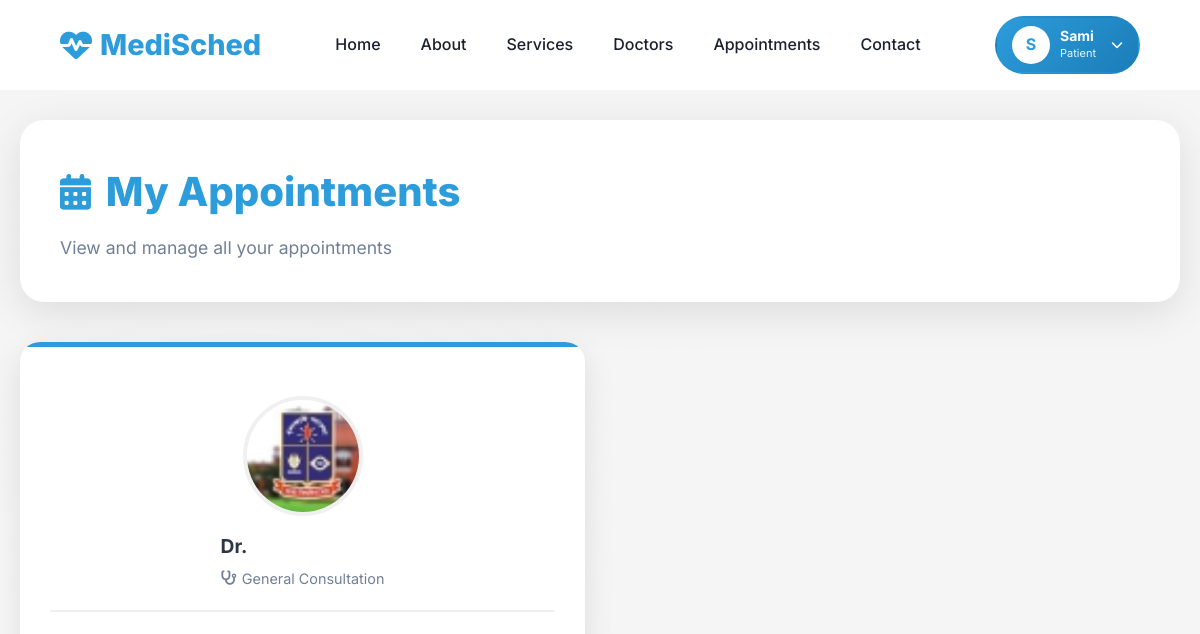
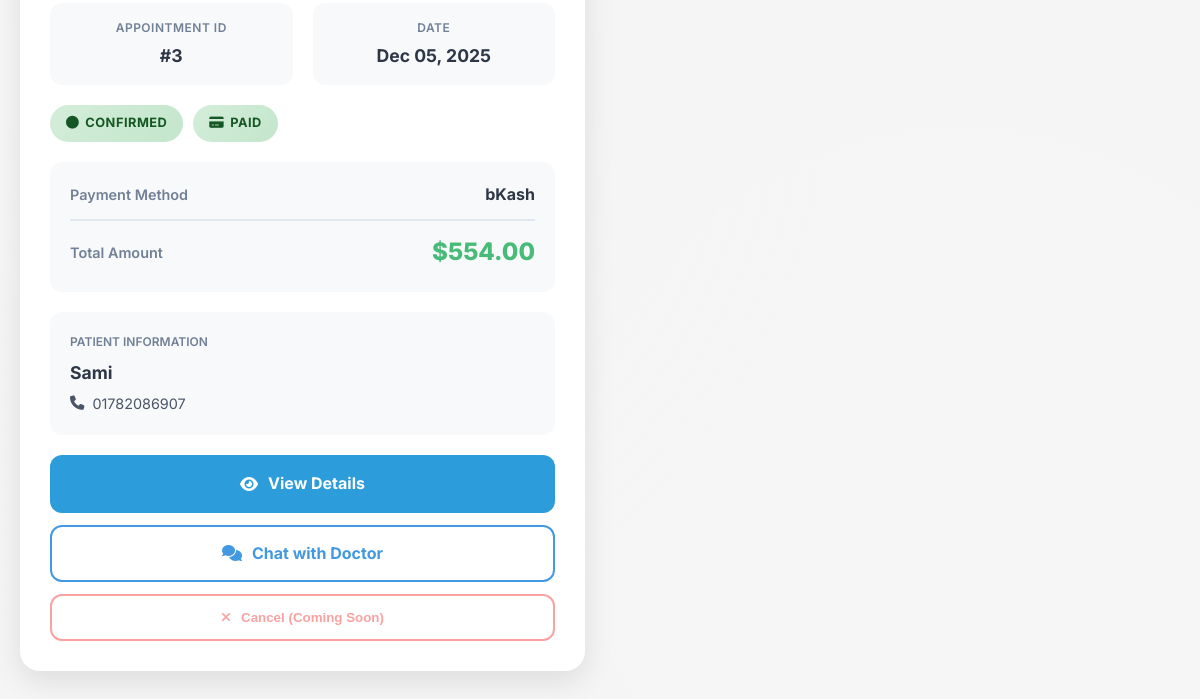
The page /appointment/my-appointments/ (signed in) on the database as committed earlier (2 pictures, top to bottom).
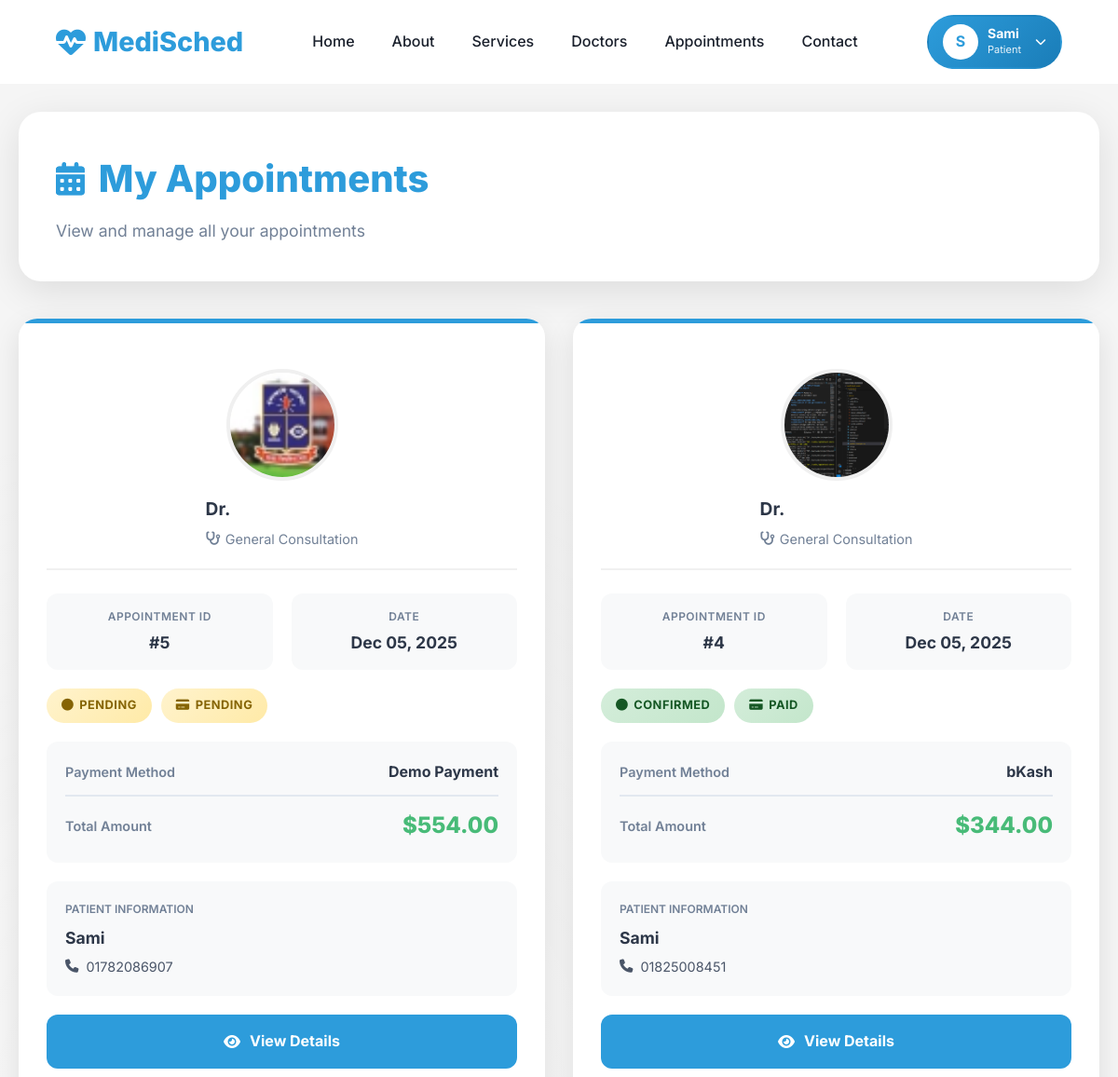
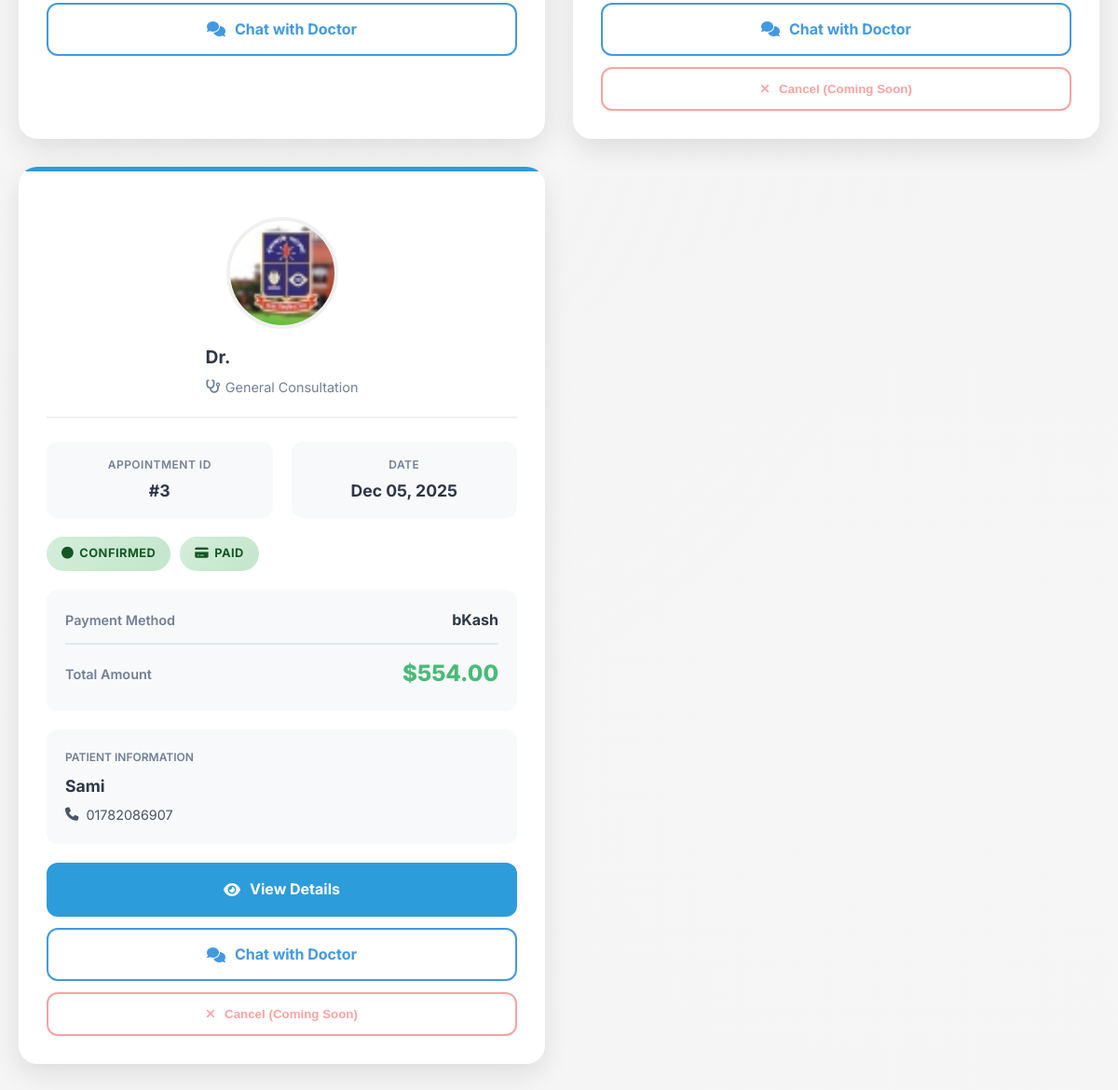
The same page on the database as committed later (2 pictures, top to bottom).
### users/models.py (models this page shows, shortened)
class CustomUser(AbstractUser):
    ROLE_PATIENT = 'patient'
    ROLE_DOCTOR = 'doctor'
    ROLE_CHOICES = [
        (ROLE_PATIENT, 'Patient'),
        (ROLE_DOCTOR, 'Doctor'),
    ]
    role = models.CharField(max_length=10, choices=ROLE_CHOICES, default=ROLE_PATIENT)
    phone = models.CharField(max_length=20, blank=True)
    location = models.CharField(max_length=150, blank=True)

### appointment/models.py (models this page shows, shortened)
class Appointment(models.Model):
    APPOINTMENT_STATUS = (
        ('pending', 'Pending'),
        ('confirmed', 'Confirmed'),
        ('completed', 'Completed'),
        ('cancelled', 'Cancelled'),
    )
    PAYMENT_STATUS = (
        ('pending', 'Pending'),
        ('paid', 'Paid'),
        ('failed', 'Failed'),
        ('refunded', 'Refunded'),
    )
    PAYMENT_METHODS = (
        ('bkash', 'bKash'),
        ('nagad', 'Nagad'),
        ('card', 'Card'),
        ('mobile_banking', 'Mobile Banking'),
    )
    CONSULTATION_TYPES = (
        ('instant', 'Instant Video Consultation'),
        ('scheduled', 'Scheduled Appointment'),
    )
    patient = models.ForeignKey(settings.AUTH_USER_MODEL, on_delete=models.CASCADE, related_name='appointments')
    doctor = models.ForeignKey(Doctor, on_delete=models.CASCADE, related_name='appointments')
    patient_phone = models.CharField(max_length=15)
    patient_name = models.CharField(max_length=100, blank=True)
    patient_age = models.PositiveIntegerField(null=True, blank=True)
    patient_gender = models.CharField(max_length=10, choices=[('male', 'Male'), ('female', 'Female'), ('other', 'Other')], blank=True)
    appointment_type = models.CharField(max_length=20, choices=CONSULTATION_TYPES, default='scheduled')
    consultation_type = models.CharField(max_length=20, choices=[('general', 'General'), ('special', 'Special')])
    appointment_date = models.DateTimeField(null=True, blank=True)
    preferred_time = models.CharField(max_length=50, blank=True)
    consultation_fee = models.DecimalField(max_digits=10, decimal_places=2, default=0)
    vat_amount = models.DecimalField(max_digits=10, decimal_places=2, default=0)
    platform_fee = models.DecimalField(max_digits=10, decimal_places=2, default=29.00)
    total_amount = models.DecimalField(max_digits=10, decimal_places=2, default=0)
    payment_method = models.CharField(max_length=20, choices=PAYMENT_METHODS, blank=True, null=True)
    payment_status = models.CharField(max_length=20, choices=PAYMENT_STATUS, default='pending')
    transaction_id = models.CharField(max_length=100, blank=True)
    status = models.CharField(max_length=20, choices=APPOINTMENT_STATUS, default='pending')
    symptoms = models.TextField(blank=True)
    previous_prescriptions = models.FileField(upload_to='prescriptions/', blank=True, null=True)
    patient_test_reports = models.FileField(upload_to='test_reports/', blank=True, null=True, verbose_name='Test Reports')
    created_at = models.DateTimeField(auto_now_add=True)
    updated_at = models.DateTimeField(auto_now=True)

### doctor/models.py (models this page shows, shortened)
class Doctor(models.Model):
    user = models.OneToOneField(CustomUser, on_delete=models.CASCADE, related_name='doctor_profile')
    about = models.TextField(blank=True, null=True)
    bmdc_number = models.CharField(max_length=255, blank=True, null=True)
    qualification = models.CharField(max_length=255, blank=True, null=True)
    total_experience = models.PositiveIntegerField(default=0)  # Only non-negative numbers
    working_hours = models.JSONField(blank=True, null=True)  # e.g., {"Mon": "9-5", "Tue": "10-4"}
    profile_image = models.ImageField(upload_to='doctor_profiles/', blank=True, null=True)
    is_verified = models.BooleanField(default=False)
    division = models.ForeignKey(Division, on_delete=models.SET_NULL, null=True, blank=True)
    district = models.ForeignKey(District, on_delete=models.SET_NULL, null=True, blank=True)
    upazila = models.ForeignKey(Upazila, on_delete=models.SET_NULL, null=True, blank=True)
    departments = models.ManyToManyField(Department, through='DoctorSpecializationDepartment', blank=True)
    symptoms = models.ManyToManyField(Symptom, through='DoctorSpecializationSymptom', blank=True)

### appointment/views.py (the view)
# urls.py: path('appointments/', views.appointment_list, name='appointment_list'),
@login_required
def appointment_list(request):
    appointments = Appointment.objects.filter(patient=request.user).order_by('-created_at')
    context = {
        'appointments': appointments,
    }
    return render(request, 'appointment/list.html', context)

### appointment/templates/appointment/list.html (shortened to what this page needs)
{% extends 'base.html' %}
{% load static %}
{% block content %}
<div class="appointments-wrapper">
    <div class="appointments-container">
        <div class="page-header">
            <div class="header-content">
                <h2>
                    <i class="fas fa-calendar-alt"></i>
                    My Appointments
                </h2>
                <p>View and manage all your appointments</p>
            </div>
        </div>
        {% if appointments %}
        <div class="appointments-grid">
            {% for appointment in appointments %}
            <div class="appointment-card">
                <div class="doctor-info">
                    {% if appointment.doctor.profile_image %}
                        <img src="{{ appointment.doctor.profile_image.url }}"
                             alt="Dr. {{ appointment.doctor.user.get_full_name }}"
                             class="doctor-avatar">
                    {% else %}
                        <div class="doctor-avatar-placeholder">
                            <i class="fas fa-user-md"></i>
                        </div>
                    {% endif %}
                    <div class="doctor-details">
                        <h6>Dr. {{ appointment.doctor.user.get_full_name }}</h6>
                        <small>
                            <i class="fas fa-stethoscope"></i>
                            {{ appointment.consultation_type|title }} Consultation
                        </small>
                    </div>
                </div>
                <div class="appointment-details">
                    <div class="detail-item">
                        <small>Appointment ID</small>
                        <strong>#{{ appointment.id }}</strong>
                    </div>
                    <div class="detail-item">
                        <small>Date</small>
                        <strong>{{ appointment.created_at|date:"M d, Y" }}</strong>
                    </div>
                </div>
                <div class="status-container">
                    <span class="status-badge status-{{ appointment.status }}">
                        <i class="fas fa-circle"></i>
                        {{ appointment.get_status_display }}
                    </span>
                    <span class="status-badge status-{{ appointment.payment_status }}">
                        <i class="fas fa-credit-card"></i>
                        {{ appointment.get_payment_status_display }}
                    </span>
                </div>
                <div class="payment-info">
                    <div class="payment-row">
                        <span class="payment-label">Payment Method</span>
                        <span class="payment-value">{{ appointment.get_payment_method_display|default:"Demo Payment" }}</span>
                    </div>
                    <div class="payment-row">
                        <span class="payment-label">Total Amount</span>
                        <span class="payment-amount">${{ appointment.total_amount|floatformat:2 }}</span>
                    </div>
                </div>
                <div class="patient-info">
                    <small>Patient Information</small>
                    <div class="patient-name">{{ appointment.patient_name }}</div>
                    <div class="patient-contact">
                        <i class="fas fa-phone"></i>
                        {{ appointment.patient_phone }}
                    </div>
                </div>
                <div class="action-buttons">
                    <a href="{% url 'appointment:confirmation' appointment.id %}" class="btn-action btn-view">
                        <i class="fas fa-eye"></i> View Details
                    </a>
                    <a href="{% url 'communication:chat_detail' appointment.id %}" class="btn-action btn-chat">
                        <i class="fas fa-comments"></i> Chat with Doctor
                    </a>
                    {% if appointment.status == 'confirmed' %}
                    <button class="btn-action btn-cancel" disabled>
                        <i class="fas fa-times"></i> Cancel (Coming Soon)
                    </button>
                    {% endif %}
                </div>
            </div>
            {% endfor %}
        </div>
        {% endif %}
    </div>
</div>
{% endblock %}

### home/templates/base.html (shortened to what this page needs)
{% load static %}
<!DOCTYPE html>
<html lang="en">
<head>
    <link href="https://cdnjs.cloudflare.com/ajax/libs/font-awesome/6.4.0/css/all.min.css" rel="stylesheet">
    <link rel="stylesheet" href="{% static 'home/css/style.css' %}">
</head>
<body>
    <nav class="navbar" id="navbar">
        <a href="{% url 'home:index' %}" class="logo">
            <i class="fas fa-heartbeat"></i>
            <span>MediSched</span>
        </a>
        <ul class="nav-menu" id="navMenu">
            <li><a href="{% url 'home:index' %}#home">Home</a></li>
            <li><a href="{% url 'home:index' %}#about">About</a></li>
            <li><a href="{% url 'home:index' %}#services">Services</a></li>
            <li><a href="{% url 'home:all_doctors' %}#doctors">Doctors</a></li>
            <li><a href="{% url 'home:index' %}#appointments">Appointments</a></li>
            <li><a href="{% url 'home:index' %}#contact">Contact</a></li>
        </ul>
        <div class="nav-buttons">
            {% if user.is_authenticated %}
                <div class="profile-dropdown" id="profileDropdown">
                    <div class="profile-trigger" onclick="toggleProfileDropdown()">
                        <div class="profile-avatar">
                            {{ user.first_name.0|default:user.username.0|upper }}
                        </div>
                        <div class="profile-info">
                            <span class="profile-name">{{ user.first_name|default:user.username }}</span>
                            <span class="profile-role">{{ user.role }}</span>
                        </div>
                        <i class="fas fa-chevron-down profile-arrow"></i>
                    </div>
                </div>
            {% endif %}
        </div>
    </nav>
    {% block content %}
    {% endblock %}
</body>
</html>

### home/static/home/css/style.css (style rules this page uses)
* { margin: 0; padding: 0; box-sizing: border-box; }
:root { --primary-blue: #2D9CDB; --success-green: #27AE60; --accent-yellow: #F2C94C; --warm-orange: #F2994A; --neutral-bg: #F9FAFB; --dark: #1A202C; --gray: #64748B; --light-gray: #E2E8F0; --white: #FFFFFF; }
body { font-family: 'Inter', -apple-system, BlinkMacSystemFont, 'Segoe UI', sans-serif; line-height: 1.6; color: var(--dark); overflow-x: hidden; background: var(--neutral-bg); }
html { scroll-behavior: smooth; }
.navbar { position: fixed; top: 0; left: 0; right: 0; background: var(--white); padding: 1rem 5%; display: flex; justify-content: space-between; align-items: center; z-index: 1000; transition: all 0.3s ease; }
.logo { font-size: 1.8rem; font-weight: 800; color: var(--primary-blue); display: flex; align-items: center; gap: 0.5rem; text-decoration: none; }
.logo i { font-size: 2rem; }
.nav-menu { display: flex; list-style: none; gap: 2.5rem; align-items: center; }
.nav-menu a { text-decoration: none; color: var(--dark); font-weight: 500; transition: color 0.3s; position: relative; }
.nav-menu a::after { content: ''; position: absolute; bottom: -5px; left: 0; width: 0; height: 2px; background: var(--primary-blue); transition: width 0.3s; }
.nav-buttons { display: flex; gap: 1rem; align-items: center; }
.doctor-info { padding: 1.5rem; flex-grow: 1; display: flex; flex-direction: column; justify-content: space-between; }

### home/templates/base.html (style rules this page uses)
.profile-dropdown { position: relative; }
.profile-trigger { display: flex; align-items: center; gap: 10px; padding: 8px 15px; background: linear-gradient(135deg, #2D9CDB 0%, #1a7db8 100%); border-radius: 50px; cursor: pointer; transition: all 0.3s ease; border: 2px solid transparent; }
.profile-avatar { width: 38px; height: 38px; border-radius: 50%; background: white; color: #2D9CDB; display: flex; align-items: center; justify-content: center; font-weight: 700; font-size: 16px; border: 2px solid rgba(255, 255, 255, 0.5); }
.profile-info { display: flex; flex-direction: column; color: white; }
.profile-name { font-weight: 700; font-size: 14px; line-height: 1.2; }
.profile-role { font-size: 11px; opacity: 0.9; text-transform: capitalize; }
.profile-arrow { color: white; font-size: 12px; transition: transform 0.3s ease; margin-left: 5px; }

Rows that differ between the two databases and show on the page:
added Appointment: doctor.profile_image (picture), consultation_type "General", id "5", created_at "Dec 05, 2025", status "PENDING", payment_status "PENDING", payment_method "Demo Payment", total_amount "554.00", patient_name "Sami", patient_phone "01782086907"
added Appointment: doctor.profile_image (picture), consultation_type "General", id "4", created_at "Dec 05, 2025", status "CONFIRMED", payment_status "PAID", payment_method "bKash", total_amount "344.00", patient_name "Sami", patient_phone "01825008451", shows "Cancel (Coming Soon)"
